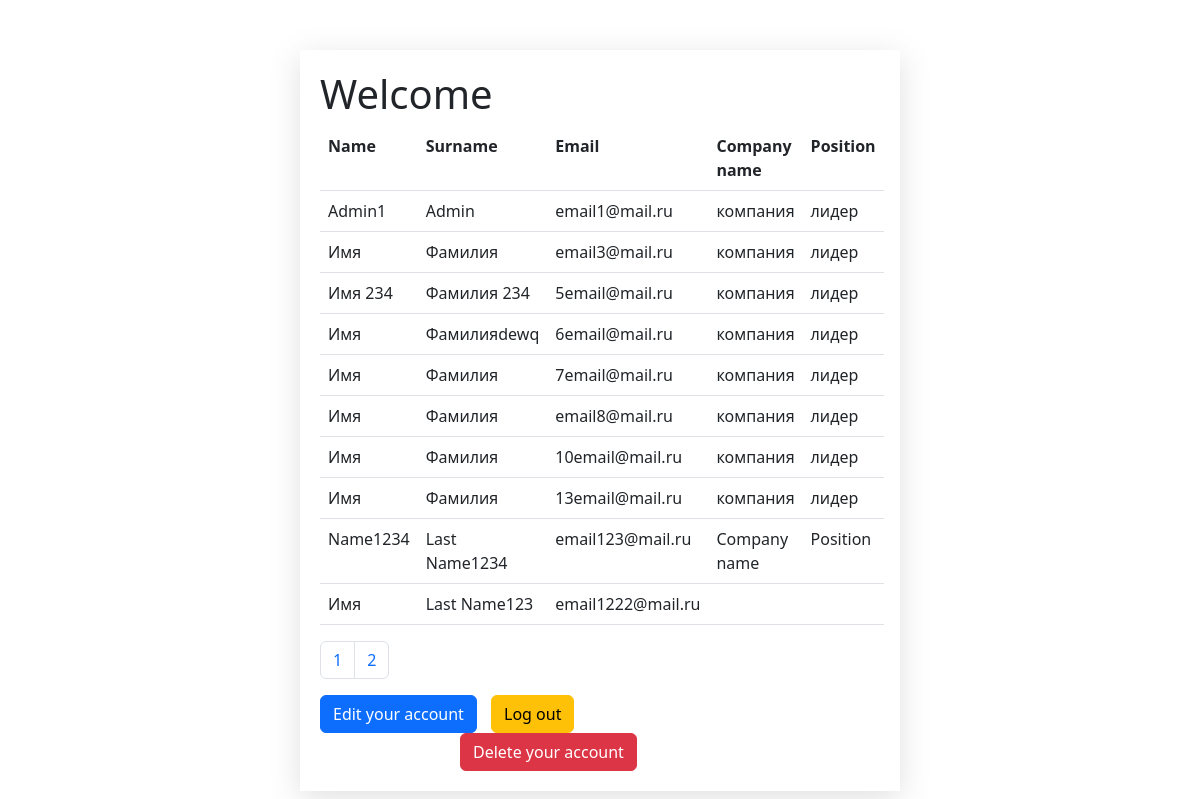
Page /index.php (signed in) on the committed database.
### tables this page shows
CREATE TABLE `users` (
  `id` int(11) NOT NULL,
  `first_name` varchar(128) NOT NULL,
  `last_name` varchar(255) NOT NULL,
  `company_name` varchar(255) DEFAULT NULL,
  `position` varchar(255) DEFAULT NULL,
  `email` varchar(255) NOT NULL,
  `password` varchar(255) NOT NULL,
  `mobile_1` varchar(20) DEFAULT NULL,
  `mobile_2` varchar(20) DEFAULT NULL,
  `mobile_3` varchar(20) DEFAULT NULL
);

### index.php (the view, shortened to what this page needs)
<!DOCTYPE html>
<html lang="en">
<head>
    <link rel="stylesheet" href="https://cdn.jsdelivr.net/npm/bootstrap@5.2.3/dist/css/bootstrap.min.css">
    <link rel="stylesheet" href="style.css">
</head>
<body>
    <div class="container">
        <h1>Welcome</h1>
        <?php
        require_once "database.php";
        $recordsPerPage = 10;
        if (isset($_GET['page']) && is_numeric($_GET['page'])) {
            $currentPage = $_GET['page'];
        } else {
            $currentPage = 1;
        }
        $offset = ($currentPage - 1) * $recordsPerPage;
        $sql = "SELECT * FROM users LIMIT $offset, $recordsPerPage";
        $result = mysqli_query($conn, $sql);
        if ($result->num_rows > 0) {
            echo '<table class="table">';
            echo '<tr>';
            echo '<th>Name</th>';
            echo '<th>Surname</th>';
            echo '<th>Email</th>';
            echo '<th>Company name</th>';
            echo '<th>Position</th>';
            echo '</tr>';
            while ($row = $result->fetch_assoc()) {
                echo '<tr>';
                echo '<td>' . $row["first_name"] . '</td>';
                echo '<td>' . $row["last_name"] . '</td>';
                echo '<td>' . $row["email"] . '</td>';
                echo '<td>' . $row["company_name"] . '</td>';
                echo '<td>' . $row["position"] . '</td>';
                echo '</tr>';
            }
            echo '</table>';
        } else {
            echo "No records.";
        }
        $sqlCount = "SELECT COUNT(*) AS total FROM users";
        $resultCount = mysqli_query($conn, $sqlCount);
        $rowCount = mysqli_fetch_assoc($resultCount)['total'];
        $totalPages = ceil($rowCount / $recordsPerPage);
        echo "<nav>";
        echo "<ul class='pagination'>";
        for ($i = 1; $i <= $totalPages; $i++) {
            echo "<li class='page-item'><a class='page-link' href='index.php?page=$i'>$i</a></li>";
        }
        echo "</ul>";
        echo "</nav>";
        ?>
        <a href="edit_account.php" class="btn btn-primary">Edit your account</a>
        <a href="logout.php" class="btn btn-warning" style="margin-left: 10px;">Log out</a>
        <a href="delete_account.php" class="btn btn-danger" style="margin-left: 140px;  ">Delete your account</a>
    </div>
</body>
</html>

### style.css (style rules this page uses)
body { padding: 50px; }
.container { max-width: 600px; margin: 0 auto; padding: 20px; box-shadow: rgba(100, 100, 111, 0.2) 0px 7px 29px 0px; }

### rows in the picture
users: first_name "Admin1", last_name "Admin", email "email1@mail.ru", company_name "компания", position "лидер"
users: first_name "Имя", last_name "Фамилия", email "email3@mail.ru", company_name "компания", position "лидер"
users: first_name "Имя 234", last_name "Фамилия 234", email "5email@mail.ru", company_name "компания", position "лидер"
users: first_name "Имя", last_name "Фамилияdewq", email "6email@mail.ru", company_name "компания", position "лидер"
users: first_name "Имя", last_name "Фамилия", email "7email@mail.ru", company_name "компания", position "лидер"
users: first_name "Имя", last_name "Фамилия", email "email8@mail.ru", company_name "компания", position "лидер"
users: first_name "Имя", last_name "Фамилия", email "10email@mail.ru", company_name "компания", position "лидер"
users: first_name "Имя", last_name "Фамилия", email "13email@mail.ru", company_name "компания", position "лидер"
users: first_name "Name1234", last_name "Last Name1234", email "email123@mail.ru", company_name "Company name", position "Position"
users: first_name "Имя", last_name "Last Name123", email "email1222@mail.ru"
